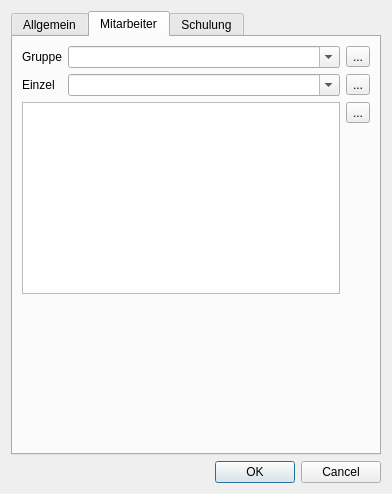
<?xml version="1.0" encoding="UTF-8"?>
<ui version="4.0">
 <class>QMSigningListDialog</class>
 <widget class="QDialog" name="QMSigningListDialog">
  <property name="geometry">
   <rect>
    <x>0</x>
    <y>0</y>
    <width>392</width>
    <height>494</height>
   </rect>
  </property>
  <property name="windowTitle">
   <string>Unterschriftenliste erstellen</string>
  </property>
  <layout class="QVBoxLayout" name="verticalLayout_7">
   <item>
    <widget class="QTabWidget" name="twGroups">
     <property name="currentIndex">
      <number>1</number>
     </property>
     <widget class="QWidget" name="taGeneral">
      <attribute name="title">
       <string>Allgemein</string>
      </attribute>
      <layout class="QVBoxLayout" name="verticalLayout_4">
       <item>
        <layout class="QVBoxLayout" name="verticalLayout">
         <item>
          <widget class="QLabel" name="label_7">
           <property name="text">
            <string>Schulungsdurchführender</string>
           </property>
          </widget>
         </item>
         <item>
          <widget class="QLineEdit" name="leTrainer"/>
         </item>
         <item>
          <widget class="QLabel" name="label_8">
           <property name="text">
            <string>Organisation</string>
           </property>
          </widget>
         </item>
         <item>
          <widget class="QLineEdit" name="leOrganisation"/>
         </item>
         <item>
          <widget class="QCheckBox" name="cbCreateTrainDataEntries">
           <property name="text">
            <string>Geplante Schulungseinträge erstellen</string>
           </property>
          </widget>
         </item>
        </layout>
       </item>
       <item>
        <layout class="QHBoxLayout" name="horizontalLayout">
         <item>
          <widget class="QLabel" name="label_9">
           <property name="text">
            <string>Datum</string>
           </property>
           <property name="alignment">
            <set>Qt::AlignLeading|Qt::AlignLeft|Qt::AlignTop</set>
           </property>
          </widget>
         </item>
         <item>
          <widget class="QCalendarWidget" name="cwDate"/>
         </item>
        </layout>
       </item>
       <item>
        <spacer name="verticalSpacer_3">
         <property name="orientation">
          <enum>Qt::Vertical</enum>
         </property>
         <property name="sizeHint" stdset="0">
          <size>
           <width>20</width>
           <height>40</height>
          </size>
         </property>
        </spacer>
       </item>
      </layout>
     </widget>
     <widget class="QWidget" name="taEmployee">
      <attribute name="title">
       <string>Mitarbeiter</string>
      </attribute>
      <layout class="QVBoxLayout" name="verticalLayout_5">
       <item>
        <layout class="QGridLayout" name="gridLayout">
         <item row="2" column="0" colspan="2">
          <widget class="QListWidget" name="lwEmployees">
           <property name="sizePolicy">
            <sizepolicy hsizetype="Expanding" vsizetype="Preferred">
             <horstretch>0</horstretch>
             <verstretch>0</verstretch>
            </sizepolicy>
           </property>
          </widget>
         </item>
         <item row="1" column="2">
          <widget class="QToolButton" name="tbAddEmployee">
           <property name="text">
            <string>...</string>
           </property>
           <property name="icon">
            <iconset resource="../icons.qrc">
             <normaloff>:/icons/icons/list-add.svg</normaloff>:/icons/icons/list-add.svg</iconset>
           </property>
           <property name="iconSize">
            <size>
             <width>22</width>
             <height>22</height>
            </size>
           </property>
          </widget>
         </item>
         <item row="1" column="1">
          <widget class="QComboBox" name="cbSingleEmployee">
           <property name="sizePolicy">
            <sizepolicy hsizetype="Expanding" vsizetype="Fixed">
             <horstretch>0</horstretch>
             <verstretch>0</verstretch>
            </sizepolicy>
           </property>
           <property name="editable">
            <bool>true</bool>
           </property>
           <property name="insertPolicy">
            <enum>QComboBox::NoInsert</enum>
           </property>
          </widget>
         </item>
         <item row="0" column="0">
          <widget class="QLabel" name="label_3">
           <property name="text">
            <string>Gruppe</string>
           </property>
          </widget>
         </item>
         <item row="1" column="0">
          <widget class="QLabel" name="label_4">
           <property name="text">
            <string>Einzel</string>
           </property>
          </widget>
         </item>
         <item row="0" column="2">
          <widget class="QToolButton" name="tbAddEmployeeFromGroup">
           <property name="text">
            <string>...</string>
           </property>
           <property name="icon">
            <iconset resource="../icons.qrc">
             <normaloff>:/icons/icons/list-add.svg</normaloff>:/icons/icons/list-add.svg</iconset>
           </property>
           <property name="iconSize">
            <size>
             <width>22</width>
             <height>22</height>
            </size>
           </property>
          </widget>
         </item>
         <item row="0" column="1">
          <widget class="QComboBox" name="cbEmployeeGroup">
           <property name="sizePolicy">
            <sizepolicy hsizetype="Expanding" vsizetype="Fixed">
             <horstretch>0</horstretch>
             <verstretch>0</verstretch>
            </sizepolicy>
           </property>
           <property name="editable">
            <bool>true</bool>
           </property>
           <property name="insertPolicy">
            <enum>QComboBox::NoInsert</enum>
           </property>
          </widget>
         </item>
         <item row="2" column="2">
          <layout class="QVBoxLayout" name="verticalLayout_3">
           <item>
            <widget class="QToolButton" name="tbRemoveEmployee">
             <property name="text">
              <string>...</string>
             </property>
             <property name="icon">
              <iconset resource="../icons.qrc">
               <normaloff>:/icons/icons/list-remove.svg</normaloff>:/icons/icons/list-remove.svg</iconset>
             </property>
             <property name="iconSize">
              <size>
               <width>22</width>
               <height>22</height>
              </size>
             </property>
            </widget>
           </item>
           <item>
            <spacer name="verticalSpacer_2">
             <property name="orientation">
              <enum>Qt::Vertical</enum>
             </property>
             <property name="sizeHint" stdset="0">
              <size>
               <width>20</width>
               <height>40</height>
              </size>
             </property>
            </spacer>
           </item>
          </layout>
         </item>
        </layout>
       </item>
       <item>
        <spacer name="verticalSpacer">
         <property name="orientation">
          <enum>Qt::Vertical</enum>
         </property>
         <property name="sizeHint" stdset="0">
          <size>
           <width>20</width>
           <height>89</height>
          </size>
         </property>
        </spacer>
       </item>
      </layout>
     </widget>
     <widget class="QWidget" name="taTraining">
      <attribute name="title">
       <string>Schulung</string>
      </attribute>
      <layout class="QVBoxLayout" name="verticalLayout_6">
       <item>
        <layout class="QVBoxLayout" name="verticalLayout_2">
         <item>
          <widget class="QLabel" name="label_5">
           <property name="font">
            <font>
             <weight>75</weight>
             <bold>true</bold>
            </font>
           </property>
           <property name="text">
            <string>Schulung</string>
           </property>
          </widget>
         </item>
         <item>
          <widget class="QComboBox" name="cbTraining">
           <property name="editable">
            <bool>true</bool>
           </property>
           <property name="insertPolicy">
            <enum>QComboBox::NoInsert</enum>
           </property>
          </widget>
         </item>
         <item>
          <widget class="QLabel" name="label_6">
           <property name="text">
            <string>Details der Inhalte</string>
           </property>
          </widget>
         </item>
         <item>
          <widget class="QLineEdit" name="leTrainDetails">
           <property name="sizePolicy">
            <sizepolicy hsizetype="Expanding" vsizetype="Expanding">
             <horstretch>0</horstretch>
             <verstretch>0</verstretch>
            </sizepolicy>
           </property>
           <property name="alignment">
            <set>Qt::AlignLeading|Qt::AlignLeft|Qt::AlignTop</set>
           </property>
          </widget>
         </item>
        </layout>
       </item>
      </layout>
     </widget>
    </widget>
   </item>
   <item>
    <widget class="QDialogButtonBox" name="buttonBox">
     <property name="orientation">
      <enum>Qt::Horizontal</enum>
     </property>
     <property name="standardButtons">
      <set>QDialogButtonBox::Cancel|QDialogButtonBox::Ok</set>
     </property>
    </widget>
   </item>
  </layout>
 </widget>
 <resources>
  <include location="../icons.qrc"/>
 </resources>
 <connections>
  <connection>
   <sender>buttonBox</sender>
   <signal>accepted()</signal>
   <receiver>QMSigningListDialog</receiver>
   <slot>accept()</slot>
   <hints>
    <hint type="sourcelabel">
     <x>248</x>
     <y>254</y>
    </hint>
    <hint type="destinationlabel">
     <x>157</x>
     <y>274</y>
    </hint>
   </hints>
  </connection>
  <connection>
   <sender>buttonBox</sender>
   <signal>rejected()</signal>
   <receiver>QMSigningListDialog</receiver>
   <slot>reject()</slot>
   <hints>
    <hint type="sourcelabel">
     <x>316</x>
     <y>260</y>
    </hint>
    <hint type="destinationlabel">
     <x>286</x>
     <y>274</y>
    </hint>
   </hints>
  </connection>
  <connection>
   <sender>tbAddEmployee</sender>
   <signal>clicked()</signal>
   <receiver>QMSigningListDialog</receiver>
   <slot>addEmployee()</slot>
   <hints>
    <hint type="sourcelabel">
     <x>279</x>
     <y>317</y>
    </hint>
    <hint type="destinationlabel">
     <x>344</x>
     <y>275</y>
    </hint>
   </hints>
  </connection>
  <connection>
   <sender>tbRemoveEmployee</sender>
   <signal>clicked()</signal>
   <receiver>QMSigningListDialog</receiver>
   <slot>removeEmployee()</slot>
   <hints>
    <hint type="sourcelabel">
     <x>321</x>
     <y>317</y>
    </hint>
    <hint type="destinationlabel">
     <x>344</x>
     <y>275</y>
    </hint>
   </hints>
  </connection>
  <connection>
   <sender>tbAddEmployeeFromGroup</sender>
   <signal>clicked()</signal>
   <receiver>QMSigningListDialog</receiver>
   <slot>addEmployeeFromGroup()</slot>
   <hints>
    <hint type="sourcelabel">
     <x>337</x>
     <y>61</y>
    </hint>
    <hint type="destinationlabel">
     <x>195</x>
     <y>246</y>
    </hint>
   </hints>
  </connection>
 </connections>
 <designerdata>
  <property name="gridDeltaX">
   <number>10</number>
  </property>
  <property name="gridDeltaY">
   <number>10</number>
  </property>
  <property name="gridSnapX">
   <bool>true</bool>
  </property>
  <property name="gridSnapY">
   <bool>true</bool>
  </property>
  <property name="gridVisible">
   <bool>true</bool>
  </property>
 </designerdata>
 <slots>
  <slot>addEmployee()</slot>
  <slot>removeEmployee()</slot>
  <slot>addEmployeeFromGroup()</slot>
 </slots>
</ui>
